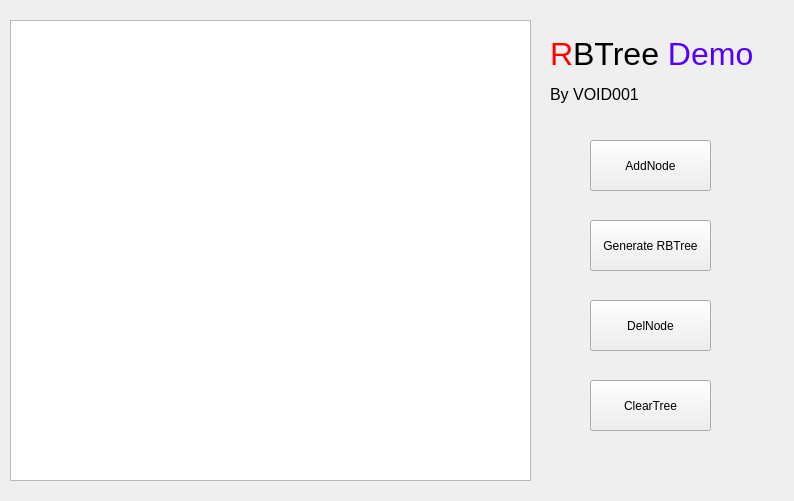
<?xml version="1.0" encoding="UTF-8"?>
<ui version="4.0">
 <class>RBTreeDemoWindow</class>
 <widget class="QMainWindow" name="RBTreeDemoWindow">
  <property name="geometry">
   <rect>
    <x>0</x>
    <y>0</y>
    <width>794</width>
    <height>501</height>
   </rect>
  </property>
  <property name="windowTitle">
   <string>RBTreeDemoWIndow</string>
  </property>
  <widget class="QWidget" name="centralWidget">
   <widget class="QGraphicsView" name="graphicsView">
    <property name="geometry">
     <rect>
      <x>10</x>
      <y>20</y>
      <width>521</width>
      <height>461</height>
     </rect>
    </property>
   </widget>
   <widget class="QLabel" name="label">
    <property name="geometry">
     <rect>
      <x>550</x>
      <y>20</y>
      <width>221</width>
      <height>101</height>
     </rect>
    </property>
    <property name="text">
     <string>&lt;html&gt;&lt;head/&gt;&lt;body&gt;&lt;p&gt;&lt;span style=&quot; font-size:24pt; color:#ff0000;&quot;&gt;R&lt;/span&gt;&lt;span style=&quot; font-size:24pt;&quot;&gt;BTree &lt;/span&gt;&lt;span style=&quot; font-size:24pt; color:#5500ff;&quot;&gt;Demo&lt;/span&gt;&lt;/p&gt;&lt;p&gt;&lt;span style=&quot; font-size:12pt;&quot;&gt;By VOID001&lt;/span&gt;&lt;/p&gt;&lt;/body&gt;&lt;/html&gt;</string>
    </property>
   </widget>
   <widget class="QPushButton" name="pushButton">
    <property name="geometry">
     <rect>
      <x>590</x>
      <y>140</y>
      <width>121</width>
      <height>51</height>
     </rect>
    </property>
    <property name="text">
     <string>AddNode</string>
    </property>
   </widget>
   <widget class="QPushButton" name="pushButton_2">
    <property name="geometry">
     <rect>
      <x>590</x>
      <y>220</y>
      <width>121</width>
      <height>51</height>
     </rect>
    </property>
    <property name="text">
     <string>Generate RBTree</string>
    </property>
   </widget>
   <widget class="QPushButton" name="pushButton_3">
    <property name="geometry">
     <rect>
      <x>590</x>
      <y>300</y>
      <width>121</width>
      <height>51</height>
     </rect>
    </property>
    <property name="text">
     <string>DelNode</string>
    </property>
   </widget>
   <widget class="QPushButton" name="pushButton_4">
    <property name="geometry">
     <rect>
      <x>590</x>
      <y>380</y>
      <width>121</width>
      <height>51</height>
     </rect>
    </property>
    <property name="text">
     <string>ClearTree</string>
    </property>
   </widget>
  </widget>
 </widget>
 <layoutdefault spacing="6" margin="11"/>
 <resources/>
 <connections/>
</ui>
